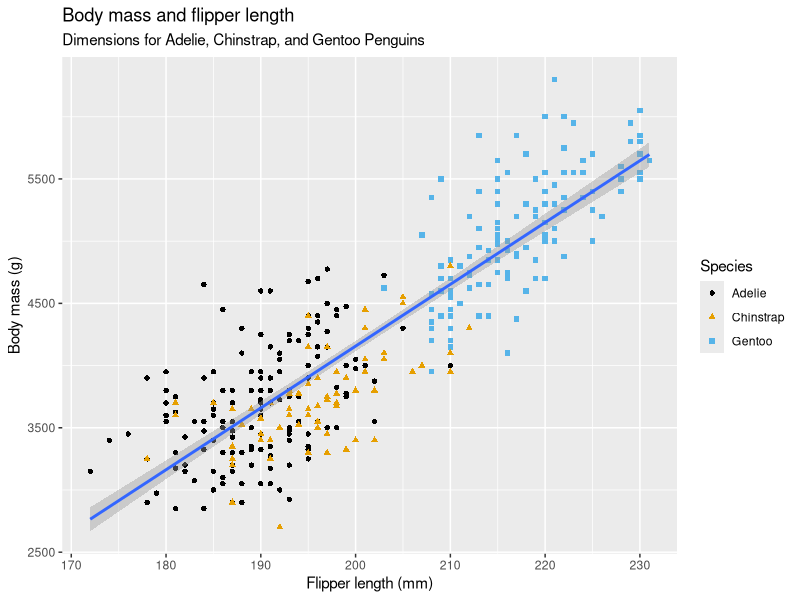
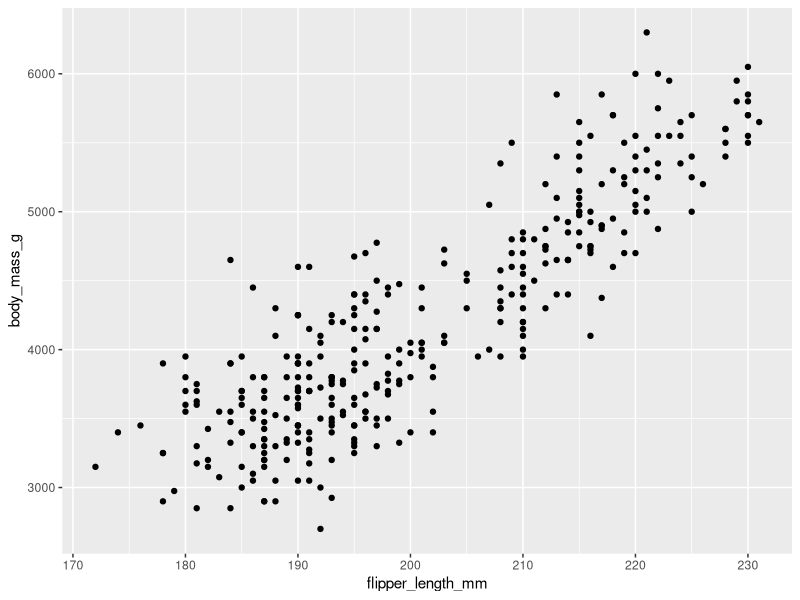
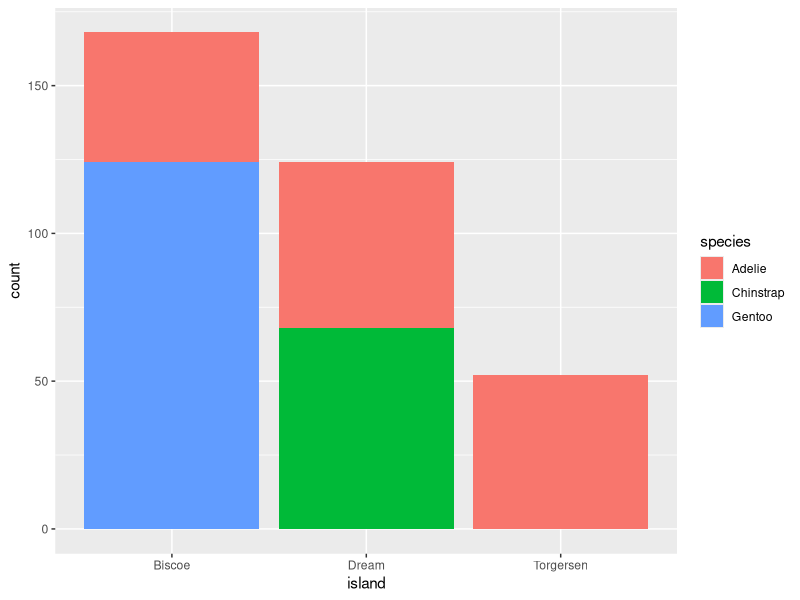
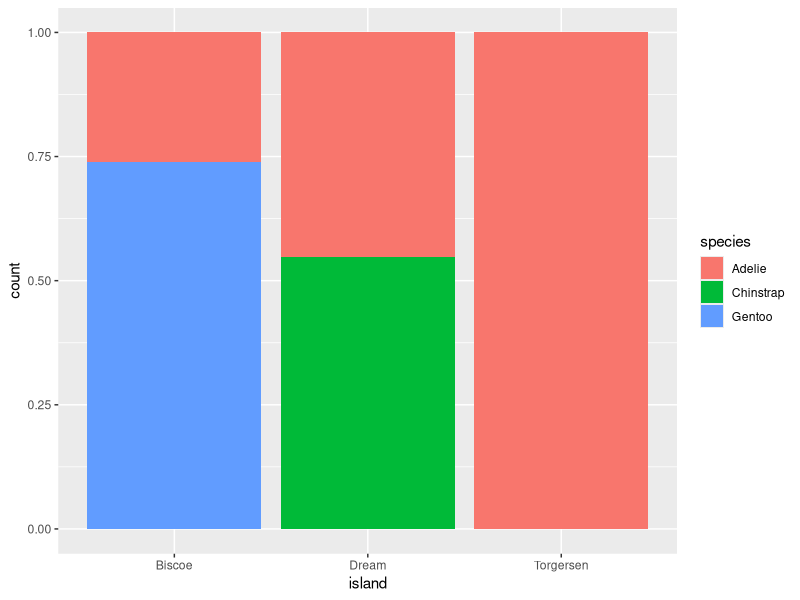
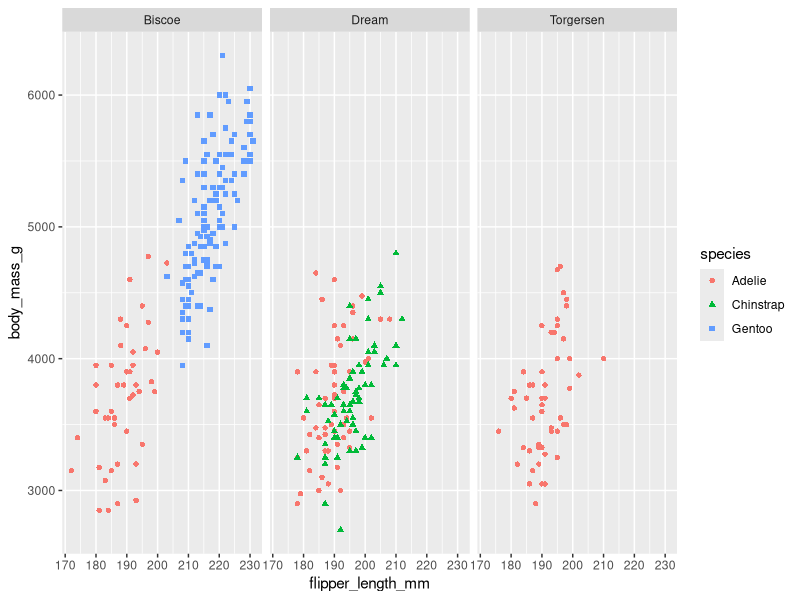
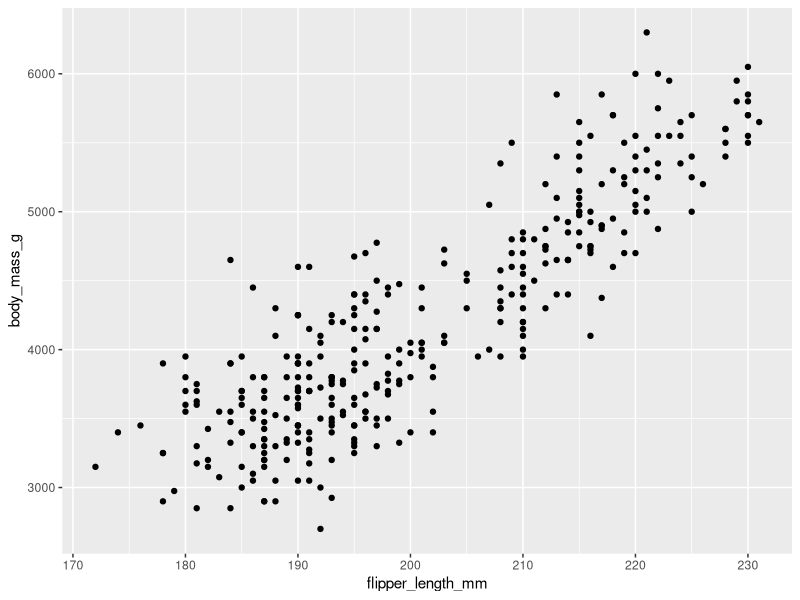
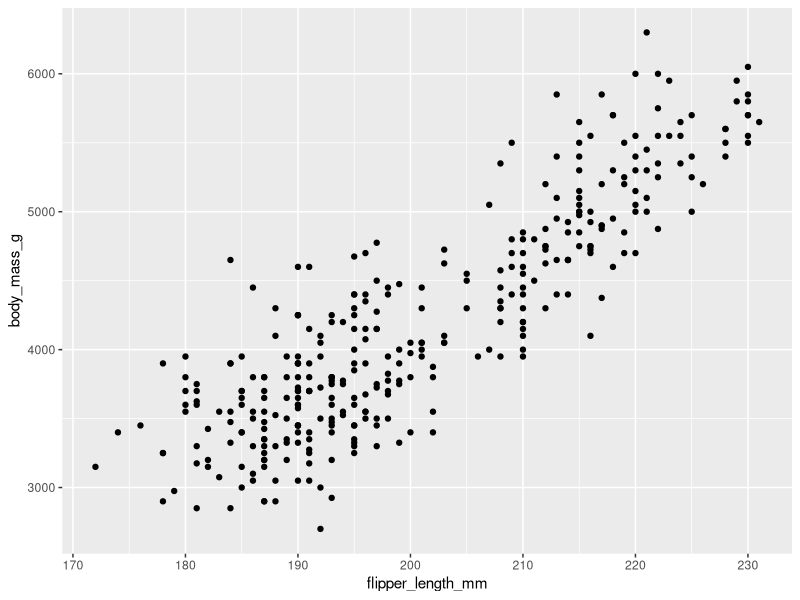

Write the R code that produced these figures, in order.
library(tidyverse)
library(palmerpenguins)
library(ggthemes)
library(ggplot2)

# focused on row
glimpse(penguins)

# Data Visualization using ggplot()
ggplot(
  data = penguins,
  mapping = aes(x = flipper_length_mm, y = body_mass_g)
) +
  geom_point(aes(color = species, shape = species)) +
  geom_smooth(method = "lm") +
  labs(
    title = "Body mass and flipper length",
    subtitle = "Dimensions for Adelie, Chinstrap, and Gentoo Penguins",
    x = "Flipper length (mm)", y = "Body mass (g)",
    color = "Species", shape = "Species" # carefully look!
  ) +
  scale_color_colorblind()

# using pipe operator
penguins |> 
  ggplot(aes(x = flipper_length_mm, y = body_mass_g)) + 
  geom_point()

# multiple bar plot
ggplot(penguins, aes(x = island, fill = species)) +
  geom_bar()
ggplot(penguins, aes(x = island, fill = species)) +
  geom_bar(position = "fill") # standardized version

# using facet_wrap() for clear understandings
ggplot(penguins, aes(x = flipper_length_mm, y = body_mass_g)) +
  geom_point(aes(color = species, shape = species)) +
  facet_wrap(~island)

# how to save a plot for future use
ggplot(penguins, aes(x = flipper_length_mm, y = body_mass_g)) +
  geom_point()
ggsave(filename = "penguin-plot.png")







